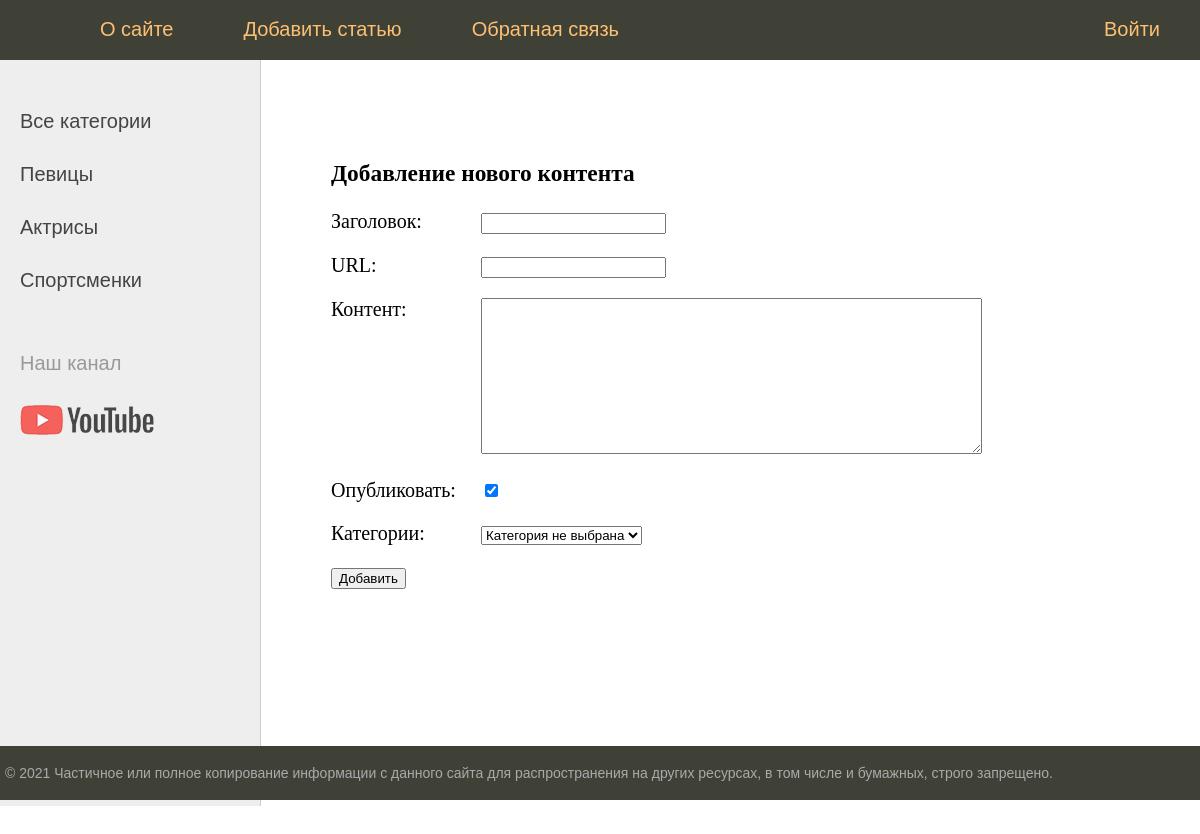
Screenshot of /add_content/ with the database file from the repository.
### woman/models.py (models this page shows)
class Category(models.Model):
    name = models.CharField(max_length=100, db_index=True, verbose_name="Категория")  # Название категории
    slug = models.SlugField(max_length=255, db_index=True, unique=True, verbose_name='URL')
    def get_absolute_url(self):
        return reverse('category', kwargs={'cat_id': self.pk})
    class Meta:
        verbose_name = 'Категории Женщин'
        verbose_name_plural = 'Категории Женщин'
        ordering = ['id']
    def __str__(self): # магический метод который возваршает имя катигорий
        return self.name

### woman/views.py (the view)
# urls.py: path('add_content/', contents, name='add_content'),
def contents(request):
    if request.method == 'POST':
        form = ContentsForm(request.POST)
        if form.is_valid():
            try:
                Woman.objects.create(**form.cleaned_data)
                return redirect('home')
            except:
                form.add_error(None, 'Ошибка при добовлении в БД')
    else:
        form = ContentsForm()
    context = {
        'title': 'This is content side',
        'form': form,
    }
    return render(request, 'woman/contents.html', context=context)

### woman/forms.py
class ContentsForm(forms.Form):
    title = forms.CharField(max_length=255, label="Заголовок")
    slug = forms.SlugField(max_length=255, label="URL")
    content = forms.CharField(widget=forms.Textarea(attrs={'cols': 60, 'rows': 10}), label="Контент")
    is_published = forms.BooleanField(label="Опубликовать", required=False, initial=True)
    cat = forms.ModelChoiceField(queryset=Category.objects.all(), label="Категории", empty_label="Категория не выбрана")

### woman/templatetags/woman_tags.py (called while the page is built)
@register.simple_tag(name='getcats')  # мы должны эту функцию сделать простим тегом для этог прописывакм этот декоратор
def get_categories():  # пропишим функцию для работы простого тега
    return Category.objects.all()

@register.inclusion_tag('woman/list_categories.html')  # создаем включаюший тег
def show_categories(sort=None, cat_selected=0):
    if not sort:
        cats = Category.objects.all()
    else:
        cats = Category.objects.order_by(sort)
    return {"cats": cats, "cat_selected": cat_selected}

@register.inclusion_tag('woman/Main_menu.html')  # здесь мы переопределили наше меню
def show_menu():
    menu = [
        {'title': "О сайте", 'url_name': 'about_us'},
        {'title': "Добавить статью", 'url_name': 'add_content'},
        {'title': "Обратная связь", 'url_name': 'contact'},
        {'title': "Войти", 'url_name': 'sign_in'},
    ]
    return {'menu': menu}

### woman/templates/woman/contents.html (shortened to what this page needs)
{% extends 'woman/Base_html.html'%}
{% block content%}
<h3>Добавление нового контента</h3>
<form action="{% url 'add_content' %}" method="post">
    {% for f in form %}
    <p><label class="form-label" for="{{ f.id_for_label }}">{{ f.label }}:</label>{{f}}</p>
    {% endfor %}
    <button type="submit">Добавить</button>
</form>
{% endblock %}

### woman/templates/woman/list_categories.html
{% for c in cats %}
    {% if c.pk == cat_selected %}
        <li class = 'selected'>{{c.name}}</li>
    {% else %}
        <li ><a href = '{{c.get_absolute_url}}'>{{c.name}}</a></li>
    {% endif %}
{% endfor %}

### woman/static/woman/css/style.css (style rules this page uses)
html, body { font-family: 'Arial'; margin: 0; padding: 0; height: 100%; width: 100%; color: #444; }
a { color: #0059b2; text-decoration: none; }
.left-chapters ul li { margin: 30px 0 0 0; color: #999; }
.left-chapters ul li a { color: #444; text-decoration: none; }
.form-label { display: inline-block; min-width: 150px; vertical-align: top; }

### rows the page displays
Category: name "Певицы"
Category: name "Актрисы"
Category: name "Спортсменки"

### other values shown
{{ m.title }} "О сайте" "Добавить статью" "Обратная связь"
{{ m.title }} "Войти"
{{ f.label }} "Заголовок" "URL" "Контент" "Опубликовать" "Категории"
